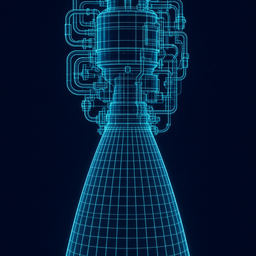
#> input picture assets/cards/be4.png, 256 x 256 px, given in place of be4.png.png, which was not available
$ python sheet.py ../../../assets/cards/be4.png ../../../assets/cards/blanket.png 3
#> lines starting #> are read from the running program, lines starting #| are printed output that depends on the picture
import sys
from PIL import Image
names = sys.argv[1].split(','); mode = sys.argv[2]; T = 256; cols = int(sys.argv[3]) if len(sys.argv) > 3 else 4
rows = (len(names) + cols - 1) // cols; im = Image.new('RGB', (cols * T, rows * T))
#> after `im = Image.new('RGB', (cols * T, rows * T))`: im: PIL image 768x256 RGB; every value is 0
for k, n in enumerate(names):
    try: im.paste(Image.open(f'out/{mode}_{n}.png').resize((T, T)), ((k % cols) * T, (k // cols) * T))
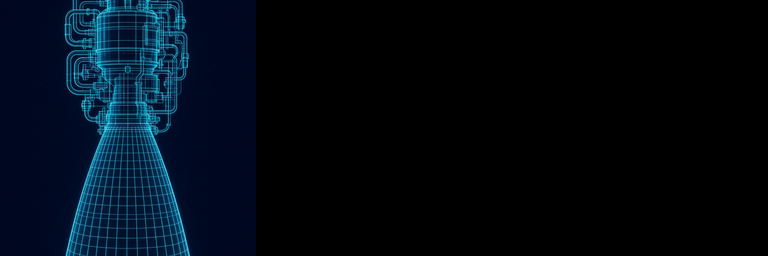
#> im: PIL image 768x256 RGB; mean R, G, B 1.7, 10, 19.1
    except Exception as e: pass
im.save(f'sheet_{mode}.png')

$ run again, on assets/cards/blanket.png
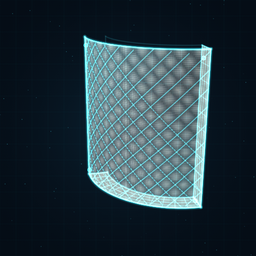
#> input picture assets/cards/blanket.png, 256 x 256 px, given in place of blanket.png.png, which was not available
#> `try: im.paste(Image.open(f'out/{mode}_{n}.png').resize((T, T)), ((k % ..`:
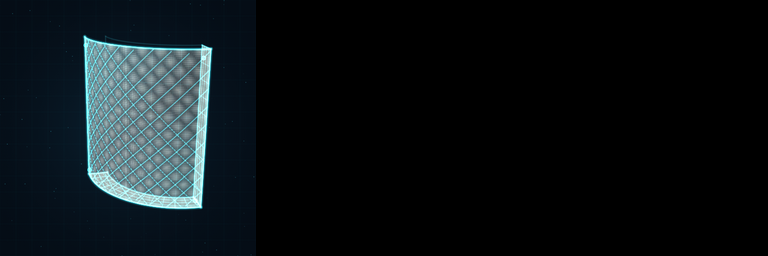
#> im: PIL image 768x256 RGB; mean R, G, B 12.6, 18.8, 21.7

$ run again, on assets/cards/capsule.png
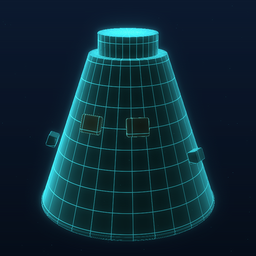
#> input picture assets/cards/capsule.png, 256 x 256 px, given in place of capsule.png.png, which was not available
#> `try: im.paste(Image.open(f'out/{mode}_{n}.png').resize((T, T)), ((k % ..`:
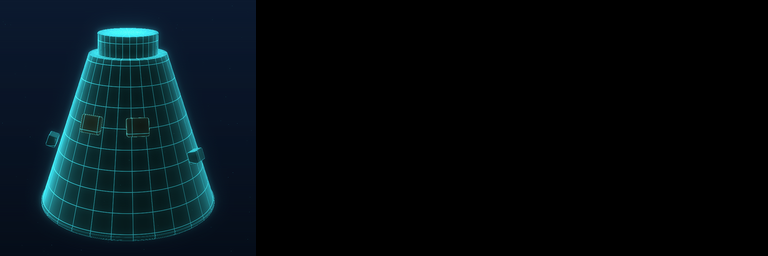
#> im: PIL image 768x256 RGB; mean R, G, B 4.3, 13.5, 17.5
